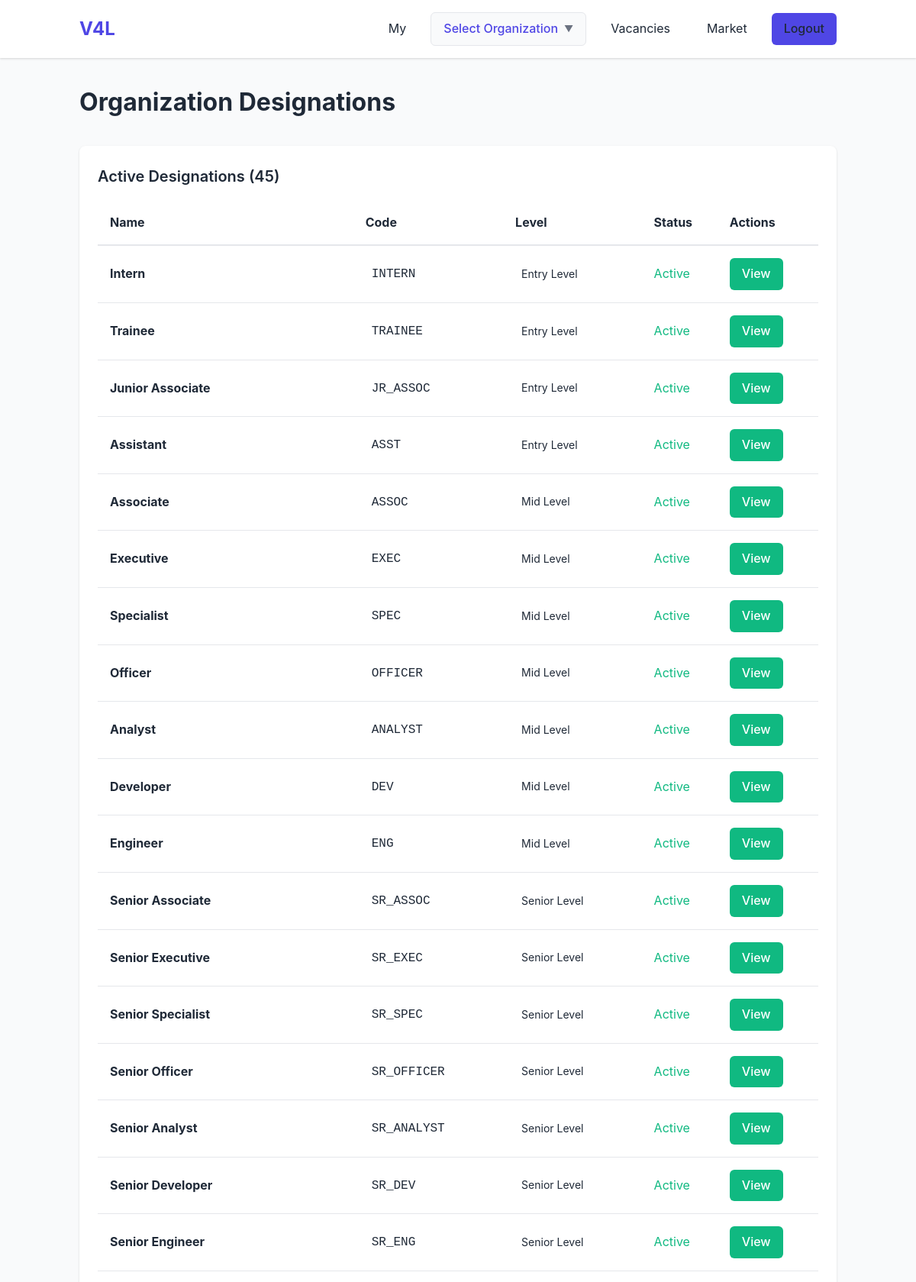
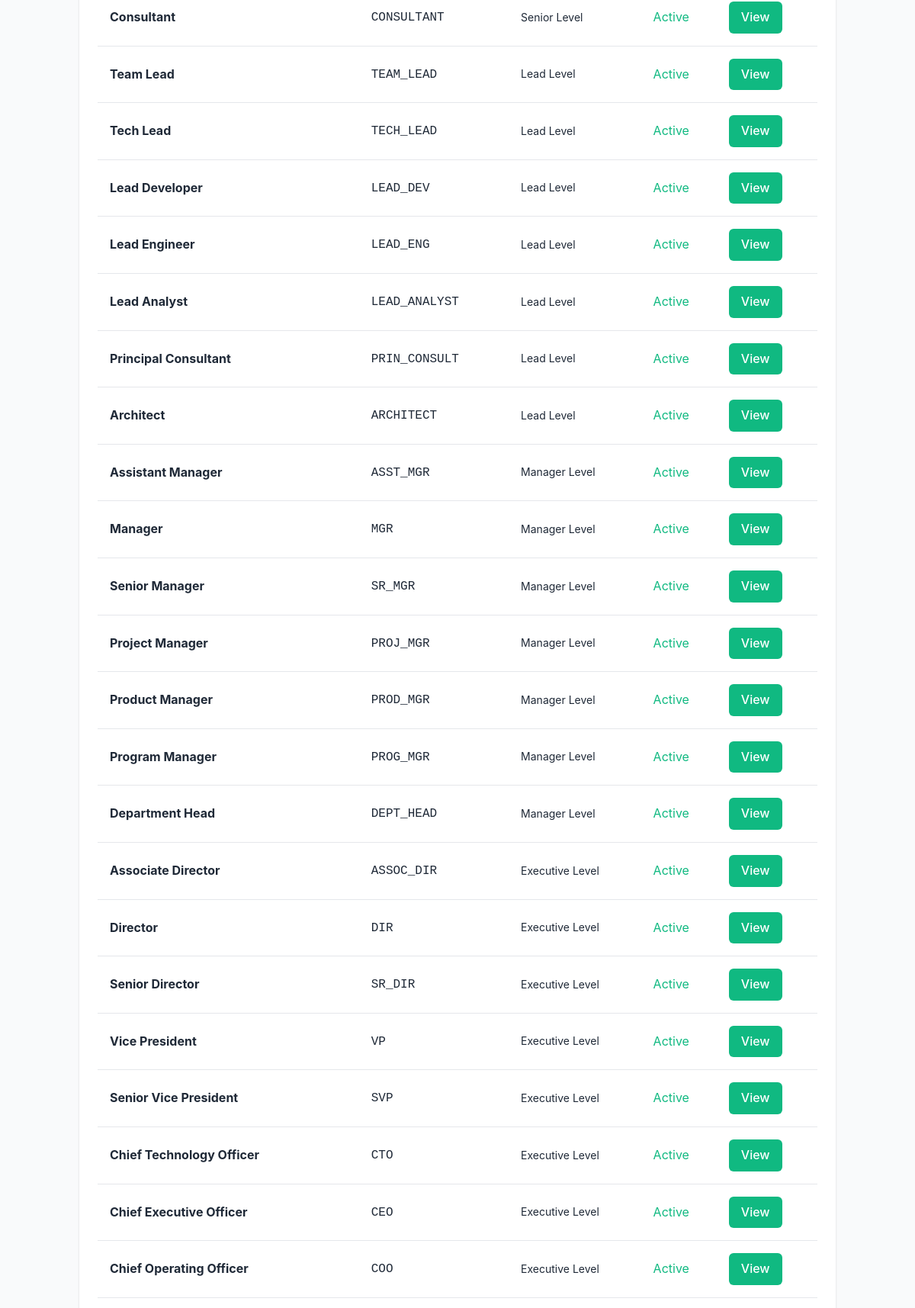
/public/organizations/departments/human_resource/designations/index.php (signed in, upper part), run on the app's committed database (2 pictures, top to bottom).
### tables this page shows
CREATE TABLE organization_designations (
    id INTEGER PRIMARY KEY AUTOINCREMENT,
    name TEXT NOT NULL,
    code TEXT NOT NULL UNIQUE,
    description TEXT,
    level INTEGER,
    organization_id INTEGER,
    organization_department_id INTEGER,
    is_active INTEGER DEFAULT 1,
    sort_order INTEGER DEFAULT 0,
    created_by TEXT NOT NULL,
    created_at DATETIME DEFAULT CURRENT_TIMESTAMP,
    updated_by TEXT,
    updated_at DATETIME,
    deleted_by TEXT,
    deleted_at DATETIME,
    FOREIGN KEY (organization_id) REFERENCES organizations(id),
    FOREIGN KEY (organization_department_id) REFERENCES organization_departments(id)
);

### src/classes/OrganizationDesignationRepository.php (called while the page is built, shortened)
<?php
class OrganizationDesignationRepository {
    private $db;
    private $tableName = 'organization_designations';
    public function __construct() {
        $this->db = Database::getInstance();
    }
    public function findAll($limit = 1000, $offset = 0) {
        if ($this->db->getDriver() === 'sqlite') {
            $pdo = $this->db->getPdo();
            $stmt = $pdo->prepare("SELECT * FROM {$this->tableName}
                                   WHERE deleted_at IS NULL
                                   ORDER BY sort_order ASC, name ASC
                                   LIMIT ? OFFSET ?");
            $stmt->execute([$limit, $offset]);
            $data = $stmt->fetchAll();
            $designations = [];
            foreach ($data as $designationData) {
                $designations[] = new OrganizationDesignation($designationData);
            }
            return $designations;
        }
        return [];
    }
}

### src/includes/autoload.php (called while the page is built, shortened)
<?php
spl_autoload_register(function ($class) {
    $prefix = 'App\\';
    $base_dir = __DIR__ . '/../';
    $len = strlen($prefix);
    $relative_class = substr($class, $len);
    $file = $base_dir . str_replace('\\', '/', $relative_class) . '.php';
});

### src/classes/OrganizationDesignation.php (called while the page is built, shortened)
<?php
class OrganizationDesignation {
    private $id;
    private $name;
    private $code;
    private $level;
    private $is_active;
    public function hydrate($data) {
        if (isset($data['id'])) $this->id = $data['id'];
        if (isset($data['name'])) $this->name = $data['name'];
        if (isset($data['code'])) $this->code = $data['code'];
        if (isset($data['level'])) $this->level = $data['level'];
        if (isset($data['is_active'])) $this->is_active = $data['is_active'];
    }
    public function getLevelName() {
        $levels = [
            1 => 'Entry Level',
            2 => 'Mid Level',
            3 => 'Senior Level',
            4 => 'Lead Level',
            5 => 'Manager Level',
            6 => 'Executive Level'
        ];
        return $levels[$this->level] ?? 'Unknown';
    }
    public function getId() {
        return $this->id;
    }
    public function getName() {
        return $this->name;
    }
    public function getCode() {
        return $this->code;
    }
    public function getLevel() {
        return $this->level;
    }
    public function getIsActive() {
        return $this->is_active;
    }
}

### public/organizations/departments/human_resource/designations/index.php (the view, shortened to what this page needs)
<?php
require_once __DIR__ . '/../../../../../src/includes/autoload.php';
$auth = new Auth();
$auth->requireAuth();
$user = $auth->getCurrentUser();
$designationRepo = new OrganizationDesignationRepository();
$designations = $designationRepo->findAll();
$isSuperAdmin = $designationRepo->isSuperAdmin($user->getEmail());
include __DIR__ . '/../../../../../views/header.php';
?>
<div class="py-4">
    <div style="display: flex; justify-content: space-between; align-items: center; margin-bottom: 2rem;">
        <h1>Organization Designations</h1>
    </div>
    <div class="card">
        <h2 class="card-title">Active Designations (<?php echo count($designations); ?>)</h2>
        <?php if (empty($designations)): ?>
            <div style="text-align: center; padding: 3rem 1rem;">
                <p class="text-muted" style="font-size: 1.2rem; margin-bottom: 1rem;">No Designations Yet</p>
                <p class="text-muted" style="margin-bottom: 2rem;">Create standard designation categories for your organizations.</p>
                <?php if ($isSuperAdmin): ?>
                    <a href="/organizations/departments/human_resource/designations/form/" class="btn btn-primary">Create Your First Designation</a>
                <?php endif; ?>
            </div>
        <?php else: ?>
            <div style="overflow-x: auto;">
                <table style="width: 100%; border-collapse: collapse;">
                    <thead>
                        <tr style="border-bottom: 2px solid var(--border-color); text-align: left;">
                            <th style="padding: 1rem;">Name</th>
                            <th style="padding: 1rem;">Code</th>
                            <th style="padding: 1rem;">Level</th>
                            <th style="padding: 1rem;">Status</th>
                            <th style="padding: 1rem;">Actions</th>
                        </tr>
                    </thead>
                    <tbody>
                        <?php foreach ($designations as $designation): ?>
                            <tr style="border-bottom: 1px solid var(--border-color);">
                                <td style="padding: 1rem;">
                                    <strong><?php echo htmlspecialchars($designation->getName()); ?></strong>
                                </td>
                                <td style="padding: 1rem;">
                                    <code style="background: var(--bg-light); padding: 0.25rem 0.5rem; border-radius: 4px;">
                                        <?php echo htmlspecialchars($designation->getCode()); ?>
                                    </code>
                                </td>
                                <td style="padding: 1rem;">
                                    <?php if ($designation->getLevel()): ?>
                                        <span style="display: inline-block; padding: 0.25rem 0.5rem; background: var(--bg-light); border-radius: 4px; font-size: 0.875rem;">
                                            <?php echo htmlspecialchars($designation->getLevelName()); ?>
                                        </span>
                                    <?php else: ?>
                                        <span class="text-muted">-</span>
                                    <?php endif; ?>
                                </td>
                                <td style="padding: 1rem;">
                                    <?php if ($designation->getIsActive()): ?>
                                        <span style="color: var(--secondary-color);">Active</span>
                                    <?php else: ?>
                                        <span style="color: var(--text-light);">Inactive</span>
                                    <?php endif; ?>
                                </td>
                                <td style="padding: 1rem; white-space: nowrap;">
                                    <a href="/organizations/departments/human_resource/designations/view/?id=<?php echo $designation->getId(); ?>" class="btn btn-secondary" style="padding: 0.5rem 1rem; margin-right: 0.5rem;">View</a>
                                </td>
                            </tr>
                        <?php endforeach; ?>
                    </tbody>
                </table>
            </div>
        <?php endif; ?>
    </div>
</div>
<?php include __DIR__ . '/../../../../../views/footer.php'; ?>

### public/css/style.css (style rules this page uses)
* { margin: 0; padding: 0; box-sizing: border-box; }
:root { --primary-color: #4F46E5; --primary-dark: #4338CA; --secondary-color: #10B981; --danger-color: #EF4444; --warning-color: #F59E0B; --text-color: #1F2937; --text-light: #6B7280; --bg-color: #F9FAFB; --white: #FFFFFF; --border-color: #E5E7EB; --shadow: 0 1px 3px 0 rgba(0, 0, 0, 0.1), 0 1px 2px 0 rgba(0, 0, 0, 0.06); --shadow-md: 0 4px 6px -1px rgba(0, 0, 0, 0.1), 0 2px 4px -1px rgba(0, 0, 0, 0.06); --shadow-lg: 0 10px 15px -3px rgba(0, 0, 0, 0.1), 0 4px 6px -2px rgba(0, 0, 0, 0.05); }
body { font-family: -apple-system, BlinkMacSystemFont, 'Segoe UI', Roboto, 'Helvetica Neue', Arial, sans-serif; color: var(--text-color); background-color: var(--bg-color); line-height: 1.6; font-size: 16px; }
.btn { display: inline-block; padding: 0.75rem 1.5rem; border: none; border-radius: 0.375rem; font-size: 1rem; font-weight: 500; text-align: center; cursor: pointer; transition: all 0.2s; text-decoration: none; }
.btn-secondary { background-color: var(--secondary-color); color: var(--white); }
.card { background-color: var(--white); border-radius: 0.5rem; box-shadow: var(--shadow); padding: 1.5rem; margin-bottom: 1.5rem; }
.card-title { font-size: 1.25rem; font-weight: 600; margin-bottom: 1rem; }
.py-4 { padding-top: 2rem; padding-bottom: 2rem; }

### data on the page
organization_designations: name "Intern", code "INTERN", level "Entry Level", is_active "Active"
organization_designations: name "Trainee", code "TRAINEE", level "Entry Level", is_active "Active"
organization_designations: name "Junior Associate", code "JR_ASSOC", level "Entry Level", is_active "Active"
organization_designations: name "Assistant", code "ASST", level "Entry Level", is_active "Active"
organization_designations: name "Associate", code "ASSOC", level "Mid Level", is_active "Active"
organization_designations: name "Executive", code "EXEC", level "Mid Level", is_active "Active"
organization_designations: name "Specialist", code "SPEC", level "Mid Level", is_active "Active"
organization_designations: name "Officer", code "OFFICER", level "Mid Level", is_active "Active"
organization_designations: name "Analyst", code "ANALYST", level "Mid Level", is_active "Active"
organization_designations: name "Developer", code "DEV", level "Mid Level", is_active "Active"
organization_designations: name "Engineer", code "ENG", level "Mid Level", is_active "Active"
organization_designations: name "Senior Associate", code "SR_ASSOC", level "Senior Level", is_active "Active"
organization_designations: name "Senior Executive", code "SR_EXEC", level "Senior Level", is_active "Active"
organization_designations: name "Senior Specialist", code "SR_SPEC", level "Senior Level", is_active "Active"
organization_designations: name "Senior Officer", code "SR_OFFICER", level "Senior Level", is_active "Active"
organization_designations: name "Senior Analyst", code "SR_ANALYST", level "Senior Level", is_active "Active"
organization_designations: name "Senior Developer", code "SR_DEV", level "Senior Level", is_active "Active"
organization_designations: name "Senior Engineer", code "SR_ENG", level "Senior Level", is_active "Active"
organization_designations: name "Consultant", code "CONSULTANT", level "Senior Level", is_active "Active"
organization_designations: name "Team Lead", code "TEAM_LEAD", level "Lead Level", is_active "Active"
organization_designations: name "Tech Lead", code "TECH_LEAD", level "Lead Level", is_active "Active"
organization_designations: name "Lead Developer", code "LEAD_DEV", level "Lead Level", is_active "Active"
organization_designations: name "Lead Engineer", code "LEAD_ENG", level "Lead Level", is_active "Active"
organization_designations: name "Lead Analyst", code "LEAD_ANALYST", level "Lead Level", is_active "Active"
organization_designations: name "Principal Consultant", code "PRIN_CONSULT", level "Lead Level", is_active "Active"
organization_designations: name "Architect", code "ARCHITECT", level "Lead Level", is_active "Active"
organization_designations: name "Assistant Manager", code "ASST_MGR", level "Manager Level", is_active "Active"
organization_designations: name "Manager", code "MGR", level "Manager Level", is_active "Active"
organization_designations: name "Senior Manager", code "SR_MGR", level "Manager Level", is_active "Active"
organization_designations: name "Project Manager", code "PROJ_MGR", level "Manager Level", is_active "Active"
organization_designations: name "Product Manager", code "PROD_MGR", level "Manager Level", is_active "Active"
organization_designations: name "Program Manager", code "PROG_MGR", level "Manager Level", is_active "Active"
organization_designations: name "Department Head", code "DEPT_HEAD", level "Manager Level", is_active "Active"
organization_designations: name "Associate Director", code "ASSOC_DIR", level "Executive Level", is_active "Active"
organization_designations: name "Director", code "DIR", level "Executive Level", is_active "Active"
organization_designations: name "Senior Director", code "SR_DIR", level "Executive Level", is_active "Active"
organization_designations: name "Vice President", code "VP", level "Executive Level", is_active "Active"
organization_designations: name "Senior Vice President", code "SVP", level "Executive Level", is_active "Active"
organization_designations: name "Chief Technology Officer", code "CTO", level "Executive Level", is_active "Active"
organization_designations: name "Chief Executive Officer", code "CEO", level "Executive Level", is_active "Active"
organization_designations: name "Chief Operating Officer", code "COO", level "Executive Level", is_active "Active"

### other printed values
count($designations) "45"
